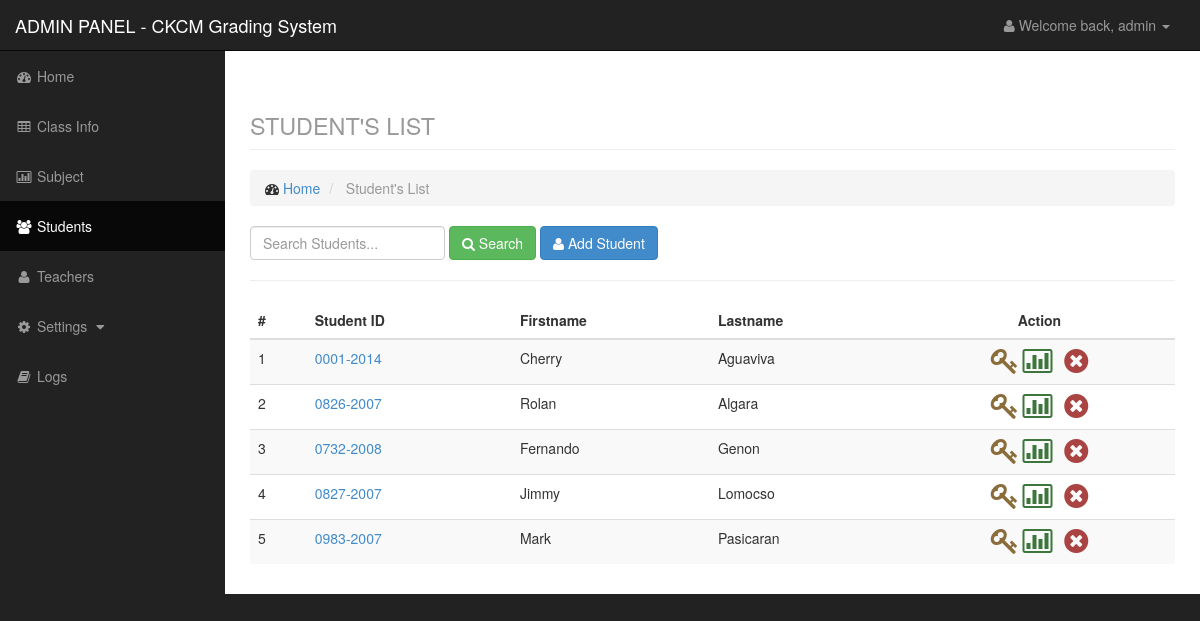
/admin/studentlist.php (signed in), run on the app's committed database.
### tables this page shows
CREATE TABLE IF NOT EXISTS `student` (
  `id` int(11) NOT NULL AUTO_INCREMENT,
  `studid` varchar(50) NOT NULL,
  `fname` varchar(100) NOT NULL,
  `lname` varchar(100) NOT NULL,
  PRIMARY KEY (`id`)
);

### admin/data/student_model.php (called while the page is built, shortened)
<?php
    $student = new Datastudent();
    class Datastudent {
        function getstudent($search){
            $q = "select * from student where studid like '%$search%' or fname like '%$search%' or lname like '%$search%' order by lname,fname,studid";
            $r = mysql_query($q);
            return $r;
        }
    }
?>

### admin/studentlist.php (the view, shortened to what this page needs)
<?php
    include('include/header.php');
    include('include/sidebar.php');
    include('data/student_model.php');
    $search = isset($_POST['search']) ? $_POST['search']: null;
    $student = $student->getstudent($search);
?>
<div id="page-wrapper">
    <div class="container-fluid">
        <div class="row">
            <div class="col-lg-12">
                <h1 class="page-header">
                    <small>STUDENT'S LIST</small>
                </h1>
                <ol class="breadcrumb">
                    <li>
                        <i class="fa fa-dashboard"></i> <a href="index.php">Home</a>
                    </li>
                    <li class="active">
                        Student's List
                    </li>
                </ol>
            </div>
        </div>
        <div class="row">
            <div class="col-lg-12">
                <div class="form-inline form-padding">
                    <form action="studentlist.php" method="post">
                        <input type="text" class="form-control" name="search" placeholder="Search Students...">
                        <button type="submit" name="submitsearch" class="btn btn-success"><i class="fa fa-search"></i> Search</button>
                        <button type="button" class="btn btn-primary" data-toggle="modal" data-target="#addstudent"><i class="fa fa-user"></i> Add Student</button>
                    </form>
                </div>
            </div>
        </div>
        <hr />
        <div class="row">
            <div class="col-lg-12">
            </div>
        </div>
        <div class="row">
            <div class="col-lg-12">
                <div class="table-responsive">
                    <table class="table table-striped">
                        <thead>
                            <tr>
                                <th>#</th>
                                <th>Student ID</th>
                                <th>Firstname</th>
                                <th>Lastname</th>
                                <th class="text-center">Action</th>
                            </tr>
                        </thead>
                        <tbody>
                            <?php $c = 1; ?>
                            <?php while($row = mysql_fetch_array($student)): ?>
                                <tr>
                                    <td><?php echo $c;?></td>
                                    <td><a href="edit.php?type=student&id=<?php echo $row['id']?>"><?php echo $row['studid'];?></a></td>
                                    <td><?php echo $row['fname'];?></td>
                                    <td><?php echo $row['lname'];?></td>
                                    <td class="text-center">
                                        <a href="data/settings_model.php?q=addaccount&level=student&id=<?php echo $row['id']?>" class="confirmacc"><i class="fa fa-key fa-2x text-warning"></i></a>
                                        <a href="studentsubject.php?id=<?php echo $row['id'];?>" title="Update Subject"><i class="fa fa-bar-chart-o fa-2x text-success"></i></a> &nbsp;
                                        <a href="data/data_model.php?q=delete&table=student&id=<?php echo $row['id']?>" title="Remove"><i class="fa fa-times-circle fa-2x text-danger confirmation"></i></a></td>
                                </tr>
                            <?php $c++; ?>
                            <?php endwhile; ?>
                        </tbody>
                    </table>
                </div>
            </div>
        </div>
    </div>
</div>
<?php include('include/footer.php'); ?>

### css/sb-admin.css (style rules this page uses)
body { margin-top: 100px; background-color: #222; }
@media (min-width:768px) { body { margin-top: 50px; } }
#page-wrapper { width: 100%; padding: 0; background-color: #fff; }
@media (min-width:768px) { #page-wrapper { padding: 10px; } }

### data on the page
student: studid "0001-2014", fname "Cherry", lname "Aguaviva"
student: studid "0826-2007", fname "Rolan", lname "Algara"
student: studid "0732-2008", fname "Fernando", lname "Genon"
student: studid "0827-2007", fname "Jimmy", lname "Lomocso"
student: studid "0983-2007", fname "Mark", lname "Pasicaran"

### other printed values
$_SESSION['level'] "admin"
